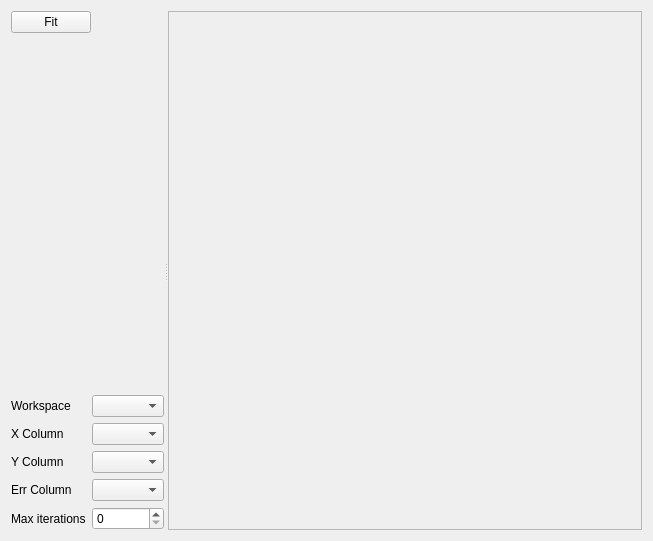
<?xml version="1.0" encoding="UTF-8"?>
<ui version="4.0">
 <class>FitWidget</class>
 <widget class="QWidget" name="FitWidget">
  <property name="geometry">
   <rect>
    <x>0</x>
    <y>0</y>
    <width>653</width>
    <height>541</height>
   </rect>
  </property>
  <property name="windowTitle">
   <string>Form</string>
  </property>
  <layout class="QVBoxLayout" name="verticalLayout_2">
   <item>
    <widget class="QSplitter" name="splitter">
     <property name="orientation">
      <enum>Qt::Horizontal</enum>
     </property>
     <widget class="QWidget" name="">
      <layout class="QVBoxLayout" name="verticalLayout">
       <property name="sizeConstraint">
        <enum>QLayout::SetDefaultConstraint</enum>
       </property>
       <item>
        <layout class="QHBoxLayout" name="horizontalLayout">
         <item>
          <widget class="QPushButton" name="btnFit">
           <property name="text">
            <string>Fit</string>
           </property>
          </widget>
         </item>
         <item>
          <spacer name="horizontalSpacer">
           <property name="orientation">
            <enum>Qt::Horizontal</enum>
           </property>
           <property name="sizeHint" stdset="0">
            <size>
             <width>40</width>
             <height>20</height>
            </size>
           </property>
          </spacer>
         </item>
        </layout>
       </item>
       <item>
        <widget class="QtAPI::FunctionBrowser" name="funBrowser" native="true">
         <property name="sizePolicy">
          <sizepolicy hsizetype="Preferred" vsizetype="Expanding">
           <horstretch>0</horstretch>
           <verstretch>0</verstretch>
          </sizepolicy>
         </property>
        </widget>
       </item>
       <item>
        <layout class="QGridLayout" name="gridLayout">
         <item row="0" column="0">
          <widget class="QLabel" name="label_2">
           <property name="text">
            <string>Workspace</string>
           </property>
          </widget>
         </item>
         <item row="0" column="1">
          <widget class="QComboBox" name="cbWorkspace"/>
         </item>
         <item row="1" column="0">
          <widget class="QLabel" name="label_3">
           <property name="text">
            <string>X Column</string>
           </property>
          </widget>
         </item>
         <item row="1" column="1">
          <widget class="QComboBox" name="cbXColumn"/>
         </item>
         <item row="3" column="0">
          <widget class="QLabel" name="label_4">
           <property name="text">
            <string>Y Column</string>
           </property>
          </widget>
         </item>
         <item row="3" column="1">
          <widget class="QComboBox" name="cbYColumn"/>
         </item>
         <item row="5" column="0">
          <widget class="QLabel" name="label_5">
           <property name="text">
            <string>Err Column</string>
           </property>
          </widget>
         </item>
         <item row="6" column="1">
          <widget class="QSpinBox" name="sbMaxIterations">
           <property name="maximum">
            <number>1000</number>
           </property>
          </widget>
         </item>
         <item row="5" column="1">
          <widget class="QComboBox" name="cbErrColumn"/>
         </item>
         <item row="6" column="0">
          <widget class="QLabel" name="label">
           <property name="text">
            <string>Max iterations</string>
           </property>
          </widget>
         </item>
        </layout>
       </item>
      </layout>
     </widget>
     <widget class="QtAPI::Plot" name="plot">
      <property name="sizePolicy">
       <sizepolicy hsizetype="Expanding" vsizetype="Preferred">
        <horstretch>1</horstretch>
        <verstretch>0</verstretch>
       </sizepolicy>
      </property>
      <property name="frameShape">
       <enum>QFrame::StyledPanel</enum>
      </property>
      <property name="frameShadow">
       <enum>QFrame::Raised</enum>
      </property>
     </widget>
    </widget>
   </item>
  </layout>
 </widget>
 <customwidgets>
  <customwidget>
   <class>QtAPI::FunctionBrowser</class>
   <extends>QWidget</extends>
   <header>inc/QtAPI/FunctionBrowser.h</header>
   <container>1</container>
  </customwidget>
  <customwidget>
   <class>QtAPI::Plot</class>
   <extends>QFrame</extends>
   <header>inc/QtAPI/Plot.h</header>
   <container>1</container>
  </customwidget>
 </customwidgets>
 <resources/>
 <connections/>
</ui>
